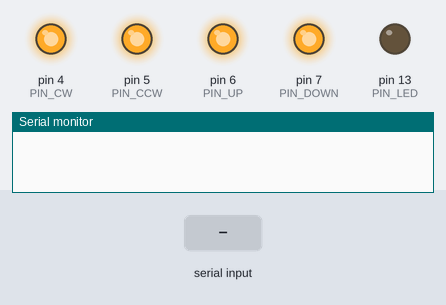
Simulated run of this sketch. Board: Arduino Uno, built with avr-gcc and run on an emulated ATmega328P. Parts: output pins drawn as LEDs (lit = HIGH), the last lines printed to the serial monitor. Inputs (shaded band) come from the test bench.

Above: at 1.2 s.
1.3 s: "AZ+\n" received over Serial
At 2.4 s:
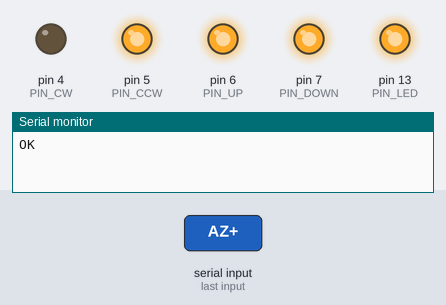
4.3 s: "AZ-\n" received over Serial
At 4.7 s:
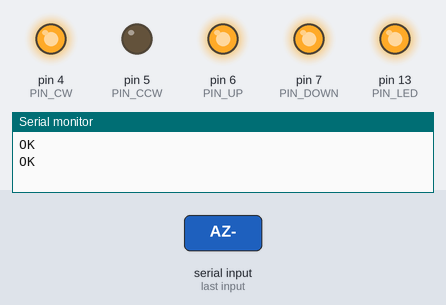
7.3 s: "EL+\n" received over Serial
At 8.2 s:
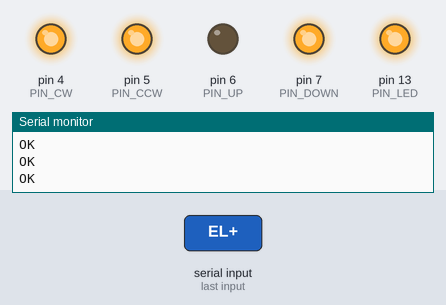
10.3 s: "EL-\n" received over Serial
At 11.6 s:
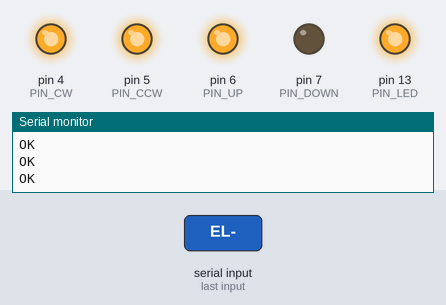
Timing chart, 0 to 13.8 s (numbered marks = the images above; inputs shaded):
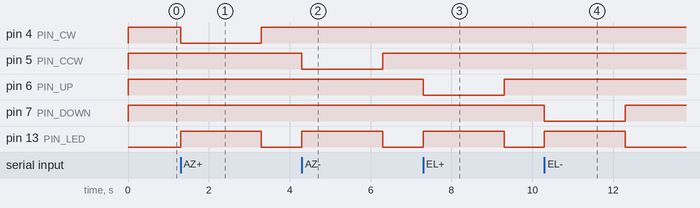

The sketch:

rotorweb_diy.ino
```cpp
/*
 * RotorWeb DIY — croquis Arduino (version 1.0)
 * ---------------------------------------------
 * Contrôleur de rotor « bidouille » : lit le potentiomètre du rotor et commande
 * deux relais (horaire / anti-horaire), plus deux autres en option pour l'élévation.
 * Toute la logique (calibration, cible, course, arrêt anticipé) est faite par RotorWeb
 * sur le Raspberry Pi. L'Arduino applique seulement les ordres, avec deux sécurités :
 *
 *   1. CHIEN DE GARDE : si le Raspberry Pi ne parle plus pendant 2 secondes,
 *      tous les relais sont coupés.
 *   2. TEMPS MORT : un relais ne peut pas s'enclencher moins de 500 ms après
 *      l'arrêt du sens opposé (protège le moteur et les contacts).
 *
 * Protocole série (115200 bauds, lignes terminées par \n) :
 *   P      → "P <brut_az> <brut_el>"   (0–1023, moyenne de 16 lectures)
 *   AZ+    → rotation horaire           AZ- → anti-horaire     AZ0 → arrêt azimut
 *   EL+    → monter                     EL- → descendre        EL0 → arrêt élévation
 *   S      → tout arrêter
 *   V      → "RWDIY 1.0"
 *
 * Compatible Uno, Nano, Mega. À adapter ci-dessous : broches et logique des relais.
 */

// ===== Broches (à adapter) =====
const int PIN_CW    = 4;   // relais rotation horaire (droite)
const int PIN_CCW   = 5;   // relais rotation anti-horaire (gauche)
const int PIN_UP    = 6;   // relais élévation haut   (optionnel)
const int PIN_DOWN  = 7;   // relais élévation bas    (optionnel)
const int POT_AZ    = A0;  // tension de position azimut (0–5 V)
const int POT_EL    = A1;  // tension de position élévation (optionnel)
const int PIN_LED   = 13;  // allumée quand un relais est actif

// La plupart des modules relais pour Arduino s'activent avec un niveau BAS.
const bool RELAY_ACTIVE_LOW = true;

const unsigned long WATCHDOG_MS = 2000;
const unsigned long DEADTIME_MS = 500;

// ===== Fin des réglages =====
struct AxisPins { int pos; int neg; int dir; int want; unsigned long offAt; };
AxisPins az = {PIN_CW, PIN_CCW, 0, 0, 0};
AxisPins el = {PIN_UP, PIN_DOWN, 0, 0, 0};
unsigned long lastRx = 0;
char buf[24];
byte n = 0;

void relayWrite(int pin, bool on) {
  digitalWrite(pin, (on ^ RELAY_ACTIVE_LOW) ? HIGH : LOW);
}

// Applique le sens demandé en respectant le temps mort (appelé aussi dans loop)
void applyAxis(AxisPins &a) {
  if (a.want == a.dir) return;
  if (a.dir != 0) {                  // coupe toujours avant de changer de sens
    relayWrite(a.pos, false);
    relayWrite(a.neg, false);
    a.dir = 0;
    a.offAt = millis();
  }
  if (a.want == 0) return;
  if (millis() - a.offAt < DEADTIME_MS) return;   // réessayé à la prochaine boucle
  relayWrite(a.want > 0 ? a.pos : a.neg, true);
  a.dir = a.want;
}

void setAxis(AxisPins &a, int d) {
  a.want = d;
  applyAxis(a);
}

int readAvg(int pin) {
  long s = 0;
  for (int i = 0; i < 16; i++) s += analogRead(pin);
  return (int)(s / 16);
}

void allOff() {
  setAxis(az, 0);
  setAxis(el, 0);
}

void handle(const char *c) {
  lastRx = millis();
  if (!strcmp(c, "P")) {
    Serial.print("P ");
    Serial.print(readAvg(POT_AZ));
    Serial.print(' ');
    Serial.println(readAvg(POT_EL));
  } else if (!strcmp(c, "AZ+")) { setAxis(az, 1);  Serial.println("OK"); }
  else if (!strcmp(c, "AZ-"))  { setAxis(az, -1); Serial.println("OK"); }
  else if (!strcmp(c, "AZ0"))  { setAxis(az, 0);  Serial.println("OK"); }
  else if (!strcmp(c, "EL+"))  { setAxis(el, 1);  Serial.println("OK"); }
  else if (!strcmp(c, "EL-"))  { setAxis(el, -1); Serial.println("OK"); }
  else if (!strcmp(c, "EL0"))  { setAxis(el, 0);  Serial.println("OK"); }
  else if (!strcmp(c, "S"))    { allOff();        Serial.println("OK"); }
  else if (!strcmp(c, "V"))    { Serial.println("RWDIY 1.0"); }
  else                         { Serial.println("ERR"); }
}

void setup() {
  int outs[] = {PIN_CW, PIN_CCW, PIN_UP, PIN_DOWN};
  for (int i = 0; i < 4; i++) {
    relayWrite(outs[i], false);      // état sûr AVANT de passer en sortie
    pinMode(outs[i], OUTPUT);
    relayWrite(outs[i], false);
  }
  pinMode(PIN_LED, OUTPUT);
  Serial.begin(115200);
  lastRx = millis();
}

void loop() {
  while (Serial.available()) {
    char ch = Serial.read();
    if (ch == '\n' || ch == '\r') {
      if (n) { buf[n] = 0; handle(buf); n = 0; }
    } else if (n < sizeof(buf) - 1) {
      buf[n++] = toupper(ch);
    } else {
      n = 0;                          // ligne trop longue : on jette
    }
  }
  applyAxis(az);
  applyAxis(el);
  if (millis() - lastRx > WATCHDOG_MS && (az.want || el.want || az.dir || el.dir)) {
    allOff();                         // le Raspberry Pi ne répond plus : sécurité
  }
  digitalWrite(PIN_LED, (az.dir || el.dir) ? HIGH : LOW);
}
```

Measured:
- after the input at 1.3 s, pin 4 (PIN_CW): HIGH → LOW at once, → HIGH 2.0 s later; pin 13 (PIN_LED): LOW → HIGH at once, → LOW 2.0 s later
- after the input at 4.3 s, pin 5 (PIN_CCW): HIGH → LOW at once, → HIGH 2.0 s later; pin 13 (PIN_LED): LOW → HIGH at once, → LOW 2.0 s later
- after the input at 7.3 s, pin 6 (PIN_UP): HIGH → LOW at once, → HIGH 2.0 s later; pin 13 (PIN_LED): LOW → HIGH at once, → LOW 2.0 s later
- after the input at 10.3 s, pin 7 (PIN_DOWN): HIGH → LOW at once, → HIGH 2.0 s later; pin 13 (PIN_LED): LOW → HIGH at once, → LOW 2.0 s later
